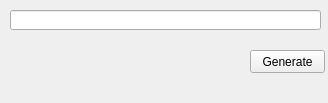
<?xml version="1.0" encoding="UTF-8"?>
<ui version="4.0">
 <class>TTSApp</class>
 <widget class="QWidget" name="TTSApp">
  <property name="geometry">
   <rect>
    <x>0</x>
    <y>0</y>
    <width>328</width>
    <height>103</height>
   </rect>
  </property>
  <property name="windowTitle">
   <string>TTSApp</string>
  </property>
  <widget class="QPushButton" name="btnQrGen">
   <property name="geometry">
    <rect>
     <x>250</x>
     <y>50</y>
     <width>75</width>
     <height>23</height>
    </rect>
   </property>
   <property name="text">
    <string>Generate</string>
   </property>
  </widget>
  <widget class="QLineEdit" name="txtQrData">
   <property name="geometry">
    <rect>
     <x>10</x>
     <y>10</y>
     <width>311</width>
     <height>20</height>
    </rect>
   </property>
  </widget>
 </widget>
 <resources/>
 <connections/>
</ui>
